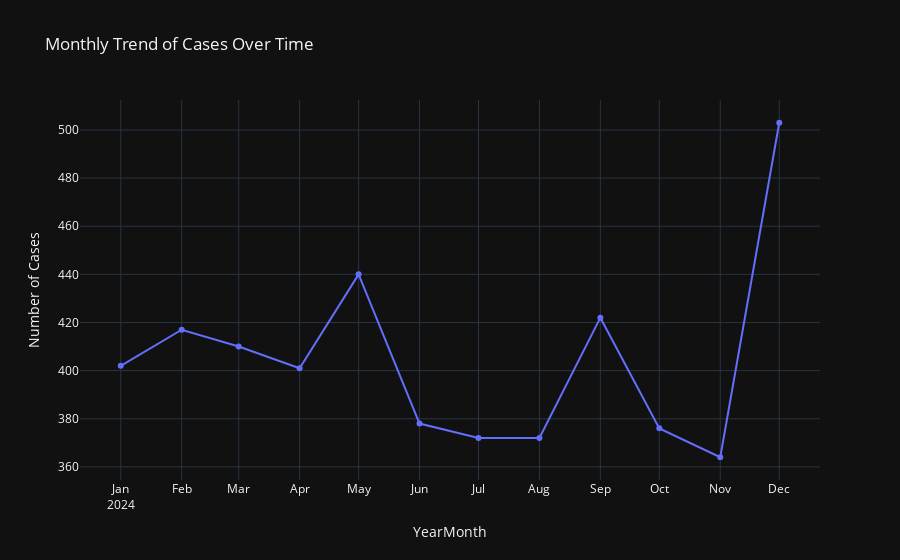

Source (notebook cell):
### Code cell
# 5. Cases Over Time (Monthly Trend)
df['YearMonth'] = df['Opened Date'].dt.to_period('M').astype(str)
monthly_cases = df.groupby('YearMonth').size().reset_index(name='Number of Cases')
monthly_cases['YearMonth'] = pd.to_datetime(monthly_cases['YearMonth']) # Convert back for proper sorting
monthly_cases = monthly_cases.sort_values('YearMonth')

fig_time = px.line(monthly_cases, x='YearMonth', y='Number of Cases',
                   title='Monthly Trend of Cases Over Time',
                   markers=True)
fig_time.update_xaxes(dtick="M1", tickformat="%b\n%Y")
fig_time.show()

### Figure 1 — Plotly figure (JSON) as saved in the notebook; plotly's stock layout.template omitted (floating-point values rounded to 4 significant figures)
{"data": [{"hovertemplate": "YearMonth=%{x}<br>Number of Cases=%{y}<extra></extra>", "legendgroup": "", "line": {"color": "#636efa", "dash": "solid"}, "marker": {"symbol": "circle"}, "mode": "lines+markers", "name": "", "orientation": "v", "showlegend": false, "x": ["2024-01-01T00:00:00.000000000", "2024-02-01T00:00:00.000000000", "2024-03-01T00:00:00.000000000", "2024-04-01T00:00:00.000000000", "2024-05-01T00:00:00.000000000", "2024-06-01T00:00:00.000000000", "2024-07-01T00:00:00.000000000", "2024-08-01T00:00:00.000000000", "2024-09-01T00:00:00.000000000", "2024-10-01T00:00:00.000000000", "2024-11-01T00:00:00.000000000", "2024-12-01T00:00:00.000000000"], "xaxis": "x", "y": [402, 417, 410, 401, 440, 378, 372, 372, 422, 376, 364, 503], "yaxis": "y", "type": "scatter"}], "layout": {"xaxis": {"anchor": "y", "domain": [0.0, 1.0], "title": {"text": "YearMonth"}, "dtick": "M1", "tickformat": "%b\n%Y"}, "yaxis": {"anchor": "x", "domain": [0.0, 1.0], "title": {"text": "Number of Cases"}}, "legend": {"tracegroupgap": 0}, "title": {"text": "Monthly Trend of Cases Over Time"}}}
